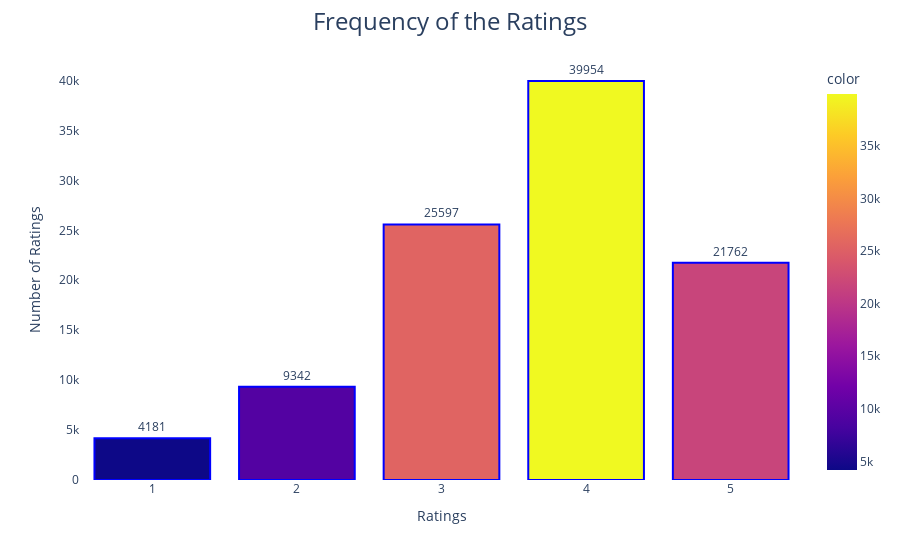

Here is the notebook cell this chart was saved with:
### Code cell
# import matplotlib.pyplot as plt
rating_val_count = data.rating.value_counts()
fig = px.bar(rating_val_count, x=rating_val_count.index, y=rating_val_count, text=rating_val_count,
             labels={
                 "index": "Ratings",
                 'y': 'Number of Ratings'},
             color=rating_val_count
             )
fig.update_traces(textposition='outside')
fig.update_layout(title_text='Frequency of the Ratings',
                  title_x=0.5, title_font=dict(size=24))
fig.update_traces(marker=dict(line=dict(color='blue', width=2)))
fig.update_layout({'plot_bgcolor': 'rgba(0, 0, 0, 0)'})
fig.show()

### Figure 1 — Plotly figure (JSON) as saved in the notebook; plotly's stock layout.template omitted (floating-point values rounded to 4 significant figures)
{"data": [{"alignmentgroup": "True", "hovertemplate": "Ratings=%{x}<br>Number of Ratings=%{y}<br>text=%{text}<br>color=%{marker.color}<extra></extra>", "legendgroup": "", "marker": {"color": [39954, 25597, 21762, 9342, 4181], "coloraxis": "coloraxis", "line": {"color": "blue", "width": 2}, "pattern": {"shape": ""}}, "name": "", "offsetgroup": "", "orientation": "v", "showlegend": false, "text": [39954, 25597, 21762, 9342, 4181], "textposition": "outside", "type": "bar", "x": [4, 3, 5, 2, 1], "xaxis": "x", "y": [39954, 25597, 21762, 9342, 4181], "yaxis": "y"}], "layout": {"barmode": "relative", "coloraxis": {"colorbar": {"title": {"text": "color"}}, "colorscale": [[0, "#0d0887"], [0.1111, "#46039f"], [0.2222, "#7201a8"], [0.3333, "#9c179e"], [0.4444, "#bd3786"], [0.5556, "#d8576b"], [0.6667, "#ed7953"], [0.7778, "#fb9f3a"], [0.8889, "#fdca26"], [1, "#f0f921"]]}, "legend": {"tracegroupgap": 0}, "margin": {"t": 60}, "plot_bgcolor": "rgba(0, 0, 0, 0)", "title": {"font": {"size": 24}, "text": "Frequency of the Ratings", "x": 0.5}, "xaxis": {"anchor": "y", "domain": [0, 1], "title": {"text": "Ratings"}}, "yaxis": {"anchor": "x", "domain": [0, 1], "title": {"text": "Number of Ratings"}}}}
